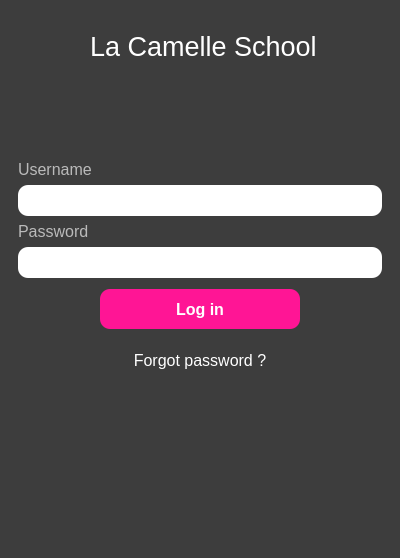
<?xml version="1.0" encoding="UTF-8"?>
<ui version="4.0">
 <class>FormLogin</class>
 <widget class="QMainWindow" name="FormLogin">
  <property name="geometry">
   <rect>
    <x>0</x>
    <y>0</y>
    <width>400</width>
    <height>558</height>
   </rect>
  </property>
  <property name="minimumSize">
   <size>
    <width>400</width>
    <height>558</height>
   </size>
  </property>
  <property name="maximumSize">
   <size>
    <width>400</width>
    <height>558</height>
   </size>
  </property>
  <property name="windowTitle">
   <string/>
  </property>
  <property name="styleSheet">
   <string notr="true">QMainWindow {
	background-color: rgb(61, 61, 61);
}</string>
  </property>
  <widget class="QWidget" name="centralwidget">
   <layout class="QVBoxLayout" name="verticalLayout_2">
    <item>
     <layout class="QHBoxLayout" name="horizontalLayout_2">
      <item>
       <widget class="QPushButton" name="pushButton_3">
        <property name="enabled">
         <bool>false</bool>
        </property>
        <property name="minimumSize">
         <size>
          <width>75</width>
          <height>75</height>
         </size>
        </property>
        <property name="maximumSize">
         <size>
          <width>75</width>
          <height>75</height>
         </size>
        </property>
        <property name="font">
         <font>
          <family>Segoe UI</family>
          <pointsize>12</pointsize>
         </font>
        </property>
        <property name="styleSheet">
         <string notr="true">QPushButton {
	border: none;
	background: transparent;
	color: White;
}

QPushButton:hover {
 	color: Yellow;
}</string>
        </property>
        <property name="text">
         <string/>
        </property>
        <property name="icon">
         <iconset>
          <normaloff>../../../Desktop/lcs logo.png</normaloff>
          <disabledon>Images/lcs logo.png</disabledon>../../../Desktop/lcs logo.png</iconset>
        </property>
        <property name="iconSize">
         <size>
          <width>75</width>
          <height>75</height>
         </size>
        </property>
       </widget>
      </item>
      <item>
       <widget class="QLabel" name="label_3">
        <property name="minimumSize">
         <size>
          <width>0</width>
          <height>50</height>
         </size>
        </property>
        <property name="maximumSize">
         <size>
          <width>16777215</width>
          <height>50</height>
         </size>
        </property>
        <property name="font">
         <font>
          <family>Segoe UI</family>
          <pointsize>20</pointsize>
          <weight>50</weight>
          <italic>false</italic>
          <bold>false</bold>
         </font>
        </property>
        <property name="styleSheet">
         <string notr="true">QLabel {
	color: white;
}</string>
        </property>
        <property name="text">
         <string>La Camelle School</string>
        </property>
       </widget>
      </item>
     </layout>
    </item>
    <item>
     <widget class="QFrame" name="frame">
      <property name="sizePolicy">
       <sizepolicy hsizetype="Preferred" vsizetype="Preferred">
        <horstretch>0</horstretch>
        <verstretch>0</verstretch>
       </sizepolicy>
      </property>
      <property name="minimumSize">
       <size>
        <width>0</width>
        <height>450</height>
       </size>
      </property>
      <property name="styleSheet">
       <string notr="true">QFrame {
	border: 0px;
}</string>
      </property>
      <property name="frameShape">
       <enum>QFrame::StyledPanel</enum>
      </property>
      <property name="frameShadow">
       <enum>QFrame::Raised</enum>
      </property>
      <layout class="QVBoxLayout" name="verticalLayout">
       <item>
        <spacer name="verticalSpacer_2">
         <property name="orientation">
          <enum>Qt::Vertical</enum>
         </property>
         <property name="sizeType">
          <enum>QSizePolicy::Expanding</enum>
         </property>
         <property name="sizeHint" stdset="0">
          <size>
           <width>20</width>
           <height>20</height>
          </size>
         </property>
        </spacer>
       </item>
       <item>
        <widget class="QLabel" name="label">
         <property name="maximumSize">
          <size>
           <width>16777215</width>
           <height>30</height>
          </size>
         </property>
         <property name="font">
          <font>
           <family>Segoe UI</family>
           <pointsize>12</pointsize>
           <weight>50</weight>
           <bold>false</bold>
          </font>
         </property>
         <property name="styleSheet">
          <string notr="true">QLabel {
	color: rgb(186, 186, 186);
}</string>
         </property>
         <property name="text">
          <string>Username</string>
         </property>
        </widget>
       </item>
       <item>
        <widget class="QLineEdit" name="lineEdit_2">
         <property name="font">
          <font>
           <family>Segoe UI</family>
           <pointsize>12</pointsize>
          </font>
         </property>
         <property name="styleSheet">
          <string notr="true">QLineEdit {
	padding: 5px;
	border-radius: 10px;
}</string>
         </property>
        </widget>
       </item>
       <item>
        <widget class="QLabel" name="label_2">
         <property name="maximumSize">
          <size>
           <width>16777215</width>
           <height>30</height>
          </size>
         </property>
         <property name="font">
          <font>
           <family>Segoe UI</family>
           <pointsize>12</pointsize>
           <weight>50</weight>
           <bold>false</bold>
          </font>
         </property>
         <property name="styleSheet">
          <string notr="true">QLabel {
	color: rgb(186, 186, 186);
}</string>
         </property>
         <property name="text">
          <string>Password</string>
         </property>
        </widget>
       </item>
       <item>
        <widget class="QLineEdit" name="lineEdit">
         <property name="font">
          <font>
           <family>Segoe UI</family>
           <pointsize>12</pointsize>
          </font>
         </property>
         <property name="styleSheet">
          <string>QLineEdit {
	padding: 5px;
	border-radius: 10px;
}</string>
         </property>
         <property name="echoMode">
          <enum>QLineEdit::Password</enum>
         </property>
        </widget>
       </item>
       <item>
        <layout class="QHBoxLayout" name="horizontalLayout">
         <property name="topMargin">
          <number>5</number>
         </property>
         <property name="bottomMargin">
          <number>5</number>
         </property>
         <item>
          <widget class="QPushButton" name="pushButton">
           <property name="minimumSize">
            <size>
             <width>0</width>
             <height>40</height>
            </size>
           </property>
           <property name="maximumSize">
            <size>
             <width>200</width>
             <height>16777215</height>
            </size>
           </property>
           <property name="font">
            <font>
             <family>Segoe UI</family>
             <pointsize>12</pointsize>
             <weight>75</weight>
             <bold>true</bold>
            </font>
           </property>
           <property name="styleSheet">
            <string notr="true">QPushButton {
	border-radius: 10px;
	background: #FF1595;
	color: white;
}

QPushButton:hover {
 	background: #ED5AB3;
}</string>
           </property>
           <property name="text">
            <string>Log in</string>
           </property>
          </widget>
         </item>
        </layout>
       </item>
       <item>
        <widget class="QPushButton" name="pushButton_2">
         <property name="minimumSize">
          <size>
           <width>0</width>
           <height>40</height>
          </size>
         </property>
         <property name="font">
          <font>
           <family>Segoe UI</family>
           <pointsize>12</pointsize>
          </font>
         </property>
         <property name="styleSheet">
          <string notr="true">QPushButton {
	border: none;
	background: transparent;
	color: White;
}

QPushButton:hover {
 	color: Yellow;
}</string>
         </property>
         <property name="text">
          <string>Forgot password ?</string>
         </property>
        </widget>
       </item>
       <item>
        <spacer name="verticalSpacer">
         <property name="orientation">
          <enum>Qt::Vertical</enum>
         </property>
         <property name="sizeType">
          <enum>QSizePolicy::Fixed</enum>
         </property>
         <property name="sizeHint" stdset="0">
          <size>
           <width>20</width>
           <height>160</height>
          </size>
         </property>
        </spacer>
       </item>
      </layout>
     </widget>
    </item>
   </layout>
  </widget>
 </widget>
 <resources/>
 <connections/>
</ui>
